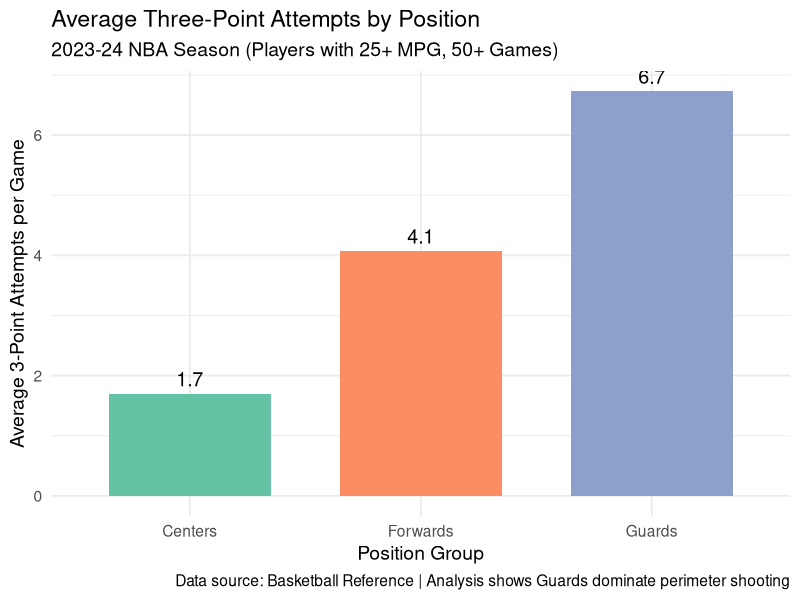
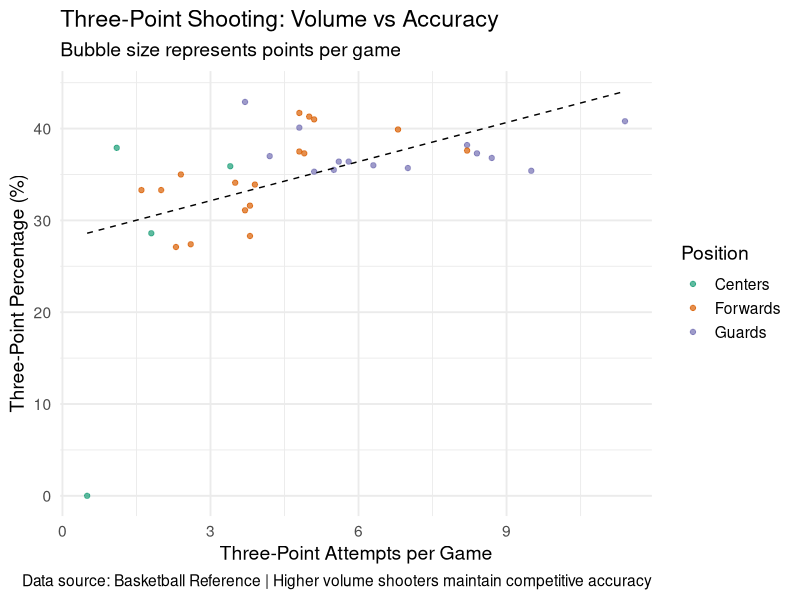
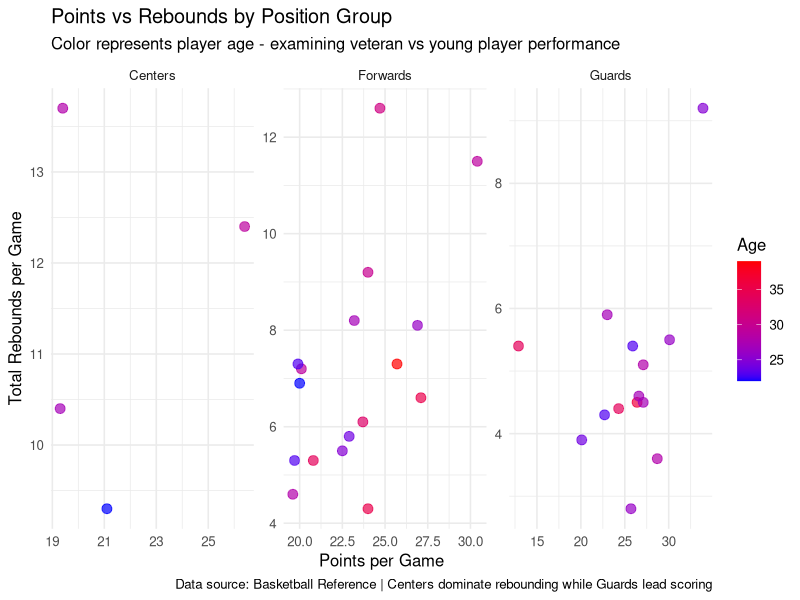

These figures' R source, in order:
## ---- chunk 1
#| label: setup
#| message: false
#| warning: false

library(dplyr)
library(tidyr)
library(ggplot2)
library(knitr)

# Create sample NBA dataset (2023-24 season style data)
set.seed(123)
nba_data <- data.frame(
  Player = c("Stephen Curry", "LeBron James", "Nikola Jokic", "Giannis Antetokounmpo",
             "Luka Doncic", "Kevin Durant", "Joel Embiid", "Jayson Tatum",
             "Damian Lillard", "Anthony Davis", "Devin Booker", "Kawhi Leonard",
             "Jimmy Butler", "Donovan Mitchell", "Tyrese Haliburton", "Shai Gilgeous-Alexander",
             "Anthony Edwards", "Jaylen Brown", "DeMar DeRozan", "Bam Adebayo",
             "Trae Young", "Paolo Banchero", "Julius Randle", "Domantas Sabonis",
             "Kristaps Porzingis", "Jalen Brunson", "Zion Williamson", "De'Aaron Fox",
             "Franz Wagner", "Scottie Barnes", "Cade Cunningham", "Alperen Sengun",
             "Lauri Markkanen", "Jaren Jackson Jr.", "Mikal Bridges", "Jrue Holiday"),
  Pos = c("PG", "SF", "C", "PF", "PG", "SF", "C", "SF", "PG", "PF", "SG", "SF",
          "SF", "SG", "PG", "SG", "SG", "SG", "SF", "C", "PG", "SF", "PF", "C",
          "PF", "PG", "PF", "PG", "SF", "SF", "PG", "C", "PF", "PF", "SF", "PG"),
  Age = c(36, 39, 29, 29, 25, 35, 30, 26, 34, 31, 27, 33, 34, 28, 24, 26,
          23, 27, 35, 27, 26, 22, 30, 28, 29, 28, 24, 27, 23, 23, 23, 22,
          27, 25, 28, 34),
  Tm = c("GSW", "LAL", "DEN", "MIL", "DAL", "PHX", "PHI", "BOS", "MIL", "LAL",
         "PHX", "LAC", "MIA", "CLE", "IND", "OKC", "MIN", "BOS", "CHI", "MIA",
         "ATL", "ORL", "NYK", "SAC", "BOS", "NYK", "NOP", "SAC", "ORL", "TOR",
         "DET", "HOU", "UTA", "MEM", "BRK", "BOS"),
  G = c(74, 71, 79, 73, 70, 75, 39, 74, 73, 76, 68, 68, 60, 55, 69, 75,
        79, 70, 79, 71, 54, 80, 77, 82, 57, 68, 70, 74, 72, 60, 62, 63,
        55, 66, 77, 69),
  MP = c(32.7, 35.3, 34.6, 35.2, 37.5, 37.2, 34.7, 35.7, 35.3, 35.5, 36.4, 34.1,
         33.7, 35.2, 32.8, 34.0, 35.6, 35.0, 37.8, 33.8, 34.6, 33.6, 35.4, 35.4,
         29.4, 35.4, 31.0, 35.8, 32.1, 34.1, 32.4, 29.7, 33.0, 27.1, 35.6, 33.7),
  PTS = c(26.4, 25.7, 26.4, 30.4, 33.9, 27.1, 34.7, 26.9, 24.3, 24.7, 27.1, 23.7,
          20.8, 27.1, 20.1, 30.1, 25.9, 23.0, 24.0, 19.3, 25.7, 20.0, 24.0, 19.4,
          20.1, 28.7, 22.9, 26.6, 19.7, 19.9, 22.7, 21.1, 23.2, 22.5, 19.6, 12.9),
  TPA = c(11.4, 5.1, 3.4, 2.6, 8.2, 5.0, 2.9, 8.2, 9.5, 2.3, 5.8, 4.8,
            2.4, 8.7, 5.6, 5.1, 7.0, 6.3, 2.0, 0.5, 8.4, 3.9, 3.7, 1.1,
            4.8, 4.8, 1.6, 4.2, 3.8, 3.5, 5.5, 1.8, 6.8, 3.8, 4.9, 3.7),
  TP_pct = c(40.8, 41.0, 35.9, 27.4, 38.2, 41.3, 38.8, 37.6, 35.4, 27.1, 36.4, 41.7,
            35.0, 36.8, 36.4, 35.3, 35.7, 36.0, 33.3, 0.0, 37.3, 33.9, 31.1, 37.9,
            37.5, 40.1, 33.3, 37.0, 28.3, 34.1, 35.5, 28.6, 39.9, 31.6, 37.3, 42.9),
  FG_pct = c(45.0, 54.0, 58.3, 61.1, 48.7, 52.3, 52.9, 47.1, 42.4, 55.6, 49.2, 52.5,
            49.9, 48.0, 47.7, 53.5, 45.9, 49.9, 48.0, 55.7, 43.0, 45.4, 47.2, 59.3,
            51.6, 47.9, 57.0, 46.5, 48.2, 47.5, 44.6, 53.7, 48.0, 44.1, 47.5, 42.9),
  TRB = c(4.5, 7.3, 12.4, 11.5, 9.2, 6.6, 11.0, 8.1, 4.4, 12.6, 4.5, 6.1,
          5.3, 5.1, 3.9, 5.5, 5.4, 5.9, 4.3, 10.4, 2.8, 6.9, 9.2, 13.7,
          7.2, 3.6, 5.8, 4.6, 5.3, 7.3, 4.3, 9.3, 8.2, 5.5, 4.6, 5.4)
)
## ---- chunk 2
#| label: data-wrangling

nba_filtered <- nba_data %>%
  filter(MP >= 25, G >= 50)

nba_enhanced <- nba_filtered %>%
  mutate(
    three_point_rate = TPA / (MP / 10),
    scoring_efficiency = PTS / FG_pct,
    position_group = case_when(
      Pos %in% c("PG", "SG") ~ "Guards",
      Pos %in% c("SF", "PF") ~ "Forwards",
      Pos == "C" ~ "Centers"
    )
  )

position_stats <- nba_enhanced %>%
  group_by(position_group) %>%
  summarize(
    avg_3PA = mean(TPA, na.rm = TRUE),
    avg_3P_pct = mean(TP_pct, na.rm = TRUE),
    avg_PTS = mean(PTS, na.rm = TRUE),
    player_count = n()
  )

top_shooters <- nba_enhanced %>%
  arrange(desc(TPA)) %>%
  select(Player, Pos, TPA, TP_pct, PTS)

shooting_metrics <- nba_enhanced %>%
  select(Player, position_group, TPA, TP_pct) %>%
  pivot_longer(
    cols = c(TPA, TP_pct),
    names_to = "metric",
    values_to = "value"
  )
## ---- chunk 3
#| label: fig-position-shooting
#| fig-cap: "Three-point attempts vary significantly by position, with guards leading the modern NBA offense"
#| fig-width: 10
#| fig-height: 6

ggplot(position_stats, aes(x = position_group, y = avg_3PA, fill = position_group)) +
  geom_col(width = 0.7) +
  geom_text(aes(label = round(avg_3PA, 1)), vjust = -0.5, size = 5) +
  labs(
    title = "Average Three-Point Attempts by Position",
    subtitle = "2023-24 NBA Season (Players with 25+ MPG, 50+ Games)",
    x = "Position Group",
    y = "Average 3-Point Attempts per Game",
    caption = "Data source: Basketball Reference | Analysis shows Guards dominate perimeter shooting"
  ) +
  theme_minimal(base_size = 14) +
  theme(legend.position = "none") +
  scale_fill_brewer(palette = "Set2")
## ---- chunk 4
#| label: fig-efficiency-scatter
#| fig-cap: "Players who attempt more three-pointers show varied efficiency, highlighting the balance between volume and accuracy"
#| fig-width: 10
#| fig-height: 6

ggplot(nba_enhanced, aes(x = TPA, y = TP_pct, color = position_group, linewidth = PTS)) +
  geom_point(alpha = 0.7) +
  geom_smooth(method = "lm", se = FALSE, linetype = "dashed", color = "black", linewidth = 0.5) +
  labs(
    title = "Three-Point Shooting: Volume vs Accuracy",
    subtitle = "Bubble size represents points per game",
    x = "Three-Point Attempts per Game",
    y = "Three-Point Percentage (%)",
    color = "Position",
    size = "PPG",
    caption = "Data source: Basketball Reference | Higher volume shooters maintain competitive accuracy"
  ) +
  theme_minimal(base_size = 14) +
  scale_color_brewer(palette = "Dark2")
## ---- chunk 5
#| label: fig-faceted-positions
#| fig-cap: "Detailed comparison of scoring and rebounding by position reveals distinct playing styles"
#| fig-width: 12
#| fig-height: 6

ggplot(nba_enhanced, aes(x = PTS, y = TRB, color = Age)) +
  geom_point(size = 3, alpha = 0.7) +
  facet_wrap(~position_group, scales = "free") +
  labs(
    title = "Points vs Rebounds by Position Group",
    subtitle = "Color represents player age - examining veteran vs young player performance",
    x = "Points per Game",
    y = "Total Rebounds per Game",
    color = "Age",
    caption = "Data source: Basketball Reference | Centers dominate rebounding while Guards lead scoring"
  ) +
  theme_minimal(base_size = 12) +
  scale_color_gradient(low = "blue", high = "red")
## ---- chunk 6
#| label: tbl-top-shooters
#| tbl-cap: "Leading three-point shooters in the 2023-24 season"

head(top_shooters, 10) %>%
  kable(digits = 1, col.names = c("Player", "Position", "3PA/G", "3P%", "PPG"))
